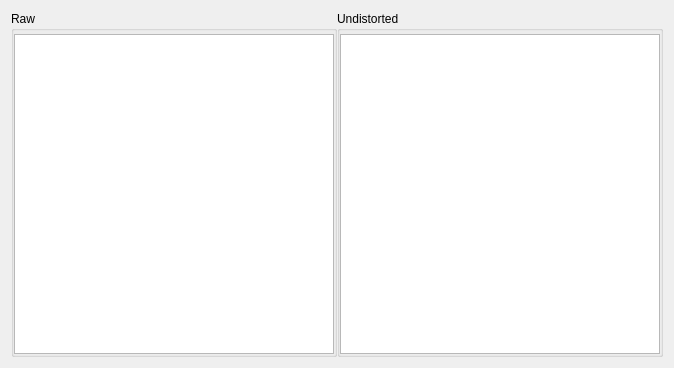
   <widget class="QWidget" name="layoutWidget">
    <layout class="QHBoxLayout" name="horizontalLayout" stretch="0,0">
     <property name="spacing">
      <number>0</number>
     </property>
     <item>
      <widget class="QGroupBox" name="groupBox_raw">
       <property name="sizePolicy">
        <sizepolicy hsizetype="Preferred" vsizetype="Preferred">
         <horstretch>0</horstretch>
         <verstretch>0</verstretch>
        </sizepolicy>
       </property>
       <property name="title">
        <string>Raw</string>
       </property>
       <layout class="QGridLayout" name="gridLayout">
        <property name="leftMargin">
         <number>0</number>
        </property>
        <property name="topMargin">
         <number>3</number>
        </property>
        <property name="rightMargin">
         <number>0</number>
        </property>
        <property name="bottomMargin">
         <number>0</number>
        </property>
        <property name="spacing">
         <number>0</number>
        </property>
        <item row="0" column="0">
         <widget class="QGraphicsView" name="graphicsView_raw">
          <property name="sizePolicy">
           <sizepolicy hsizetype="MinimumExpanding" vsizetype="MinimumExpanding">
            <horstretch>0</horstretch>
            <verstretch>0</verstretch>
           </sizepolicy>
          </property>
          <property name="minimumSize">
           <size>
            <width>320</width>
            <height>320</height>
           </size>
          </property>
          <property name="maximumSize">
           <size>
            <width>16777215</width>
            <height>16777215</height>
           </size>
          </property>
          <property name="viewportUpdateMode">
           <enum>QGraphicsView::FullViewportUpdate</enum>
          </property>
         </widget>
        </item>
       </layout>
      </widget>
     </item>
     <item>
      <widget class="QGroupBox" name="groupBox_undistorted">
       <property name="sizePolicy">
        <sizepolicy hsizetype="Preferred" vsizetype="Preferred">
         <horstretch>0</horstretch>
         <verstretch>0</verstretch>
        </sizepolicy>
       </property>
       <property name="title">
        <string>Undistorted</string>
       </property>
       <layout class="QGridLayout" name="gridLayout_3">
        <property name="leftMargin">
         <number>0</number>
        </property>
        <property name="topMargin">
         <number>3</number>
        </property>
        <property name="rightMargin">
         <number>0</number>
        </property>
        <property name="bottomMargin">
         <number>0</number>
        </property>
        <property name="spacing">
         <number>0</number>
        </property>
        <item row="0" column="0">
         <widget class="QGraphicsView" name="graphicsView_undistorted">
          <property name="sizePolicy">
           <sizepolicy hsizetype="MinimumExpanding" vsizetype="MinimumExpanding">
            <horstretch>0</horstretch>
            <verstretch>0</verstretch>
           </sizepolicy>
          </property>
          <property name="minimumSize">
           <size>
            <width>320</width>
            <height>320</height>
           </size>
          </property>
          <property name="maximumSize">
           <size>
            <width>16777215</width>
            <height>16777215</height>
           </size>
          </property>
         </widget>
        </item>
       </layout>
      </widget>
     </item>
    </layout>
   </widget>
